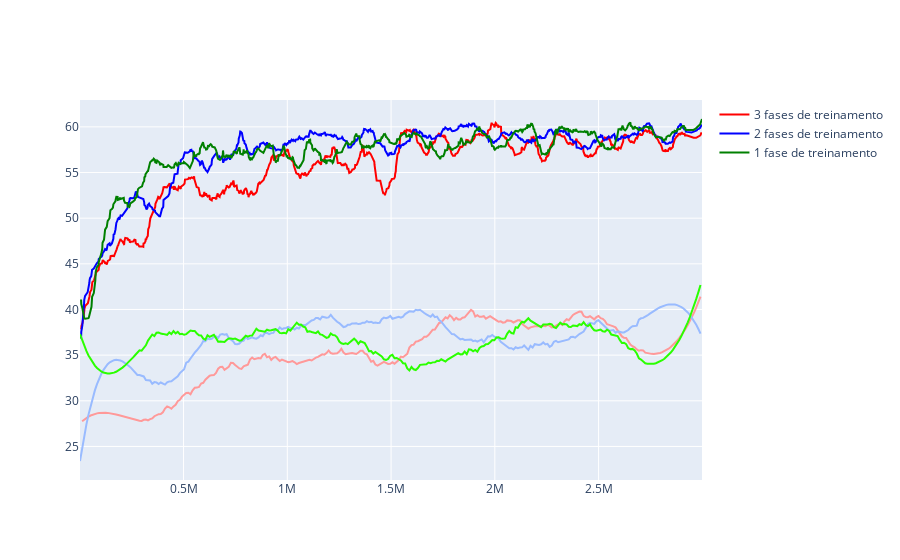

This figure's notebook cell:
### Code cell
fig = go.Figure()
fig.add_trace(go.Scatter(
    x = r_train_3tl['Step'],
    y = signal.savgol_filter(r_train_3tl['Value'], 53, 3),
    mode = 'lines',
    line = go.scatter.Line(color="red"),
    name = '3 fases de treinamento'
))

fig.add_trace(go.Scatter(
    x = r_train_2tl['Step'],
    y = signal.savgol_filter(r_train_2tl['Value'], 53, 3), 
    mode = 'lines',
    line = go.scatter.Line(color="blue"),
    name = '2 fases de treinamento'
))

fig.add_trace(go.Scatter(
    x = r_train_1tl['Step'],
    y = signal.savgol_filter(r_train_1tl['Value'], 53, 3), 
    mode = 'lines',
    line = go.scatter.Line(color="green"),
    name = '1 fase de treinamento'
))

# ************************************************************

fig.add_trace(go.Scatter(
    x = r_eval_3tl['Step'],
    y = signal.savgol_filter(r_eval_3tl['Value'], 53, 3),
    mode = 'lines',
    line = go.scatter.Line(color='rgb(255,153,153)'),
    showlegend=False
))

fig.add_trace(go.Scatter(
    x = r_eval_2tl['Step'],
    y = signal.savgol_filter(r_eval_2tl['Value'], 53, 3), 
    mode = 'lines',
    line = go.scatter.Line(color='rgb(153,187,255)'),
    showlegend=False
))

fig.add_trace(go.Scatter(
    x = r_eval_1tl['Step'],
    y = signal.savgol_filter(r_eval_1tl['Value'], 53, 3), 
    mode = 'lines',
    line = go.scatter.Line(color='rgb(43,255,0)'),
    showlegend=False
))

fig.show()

### Figure 1 — Plotly figure (JSON) as saved in the notebook; plotly's stock layout.template omitted (floating-point values rounded to 4 significant figures; data arrays with more than 128 entries replaced by an {"elided": "..."} marker saying what was removed)
{"data": [{"line": {"color": "red"}, "mode": "lines", "name": "3 fases de treinamento", "type": "scatter", "x": {"elided": "1000 int values"}, "y": {"elided": "1000 float values"}}, {"line": {"color": "blue"}, "mode": "lines", "name": "2 fases de treinamento", "type": "scatter", "x": {"elided": "1000 int values"}, "y": {"elided": "1000 float values"}}, {"line": {"color": "green"}, "mode": "lines", "name": "1 fase de treinamento", "type": "scatter", "x": {"elided": "1000 int values"}, "y": {"elided": "1000 float values"}}, {"line": {"color": "rgb(255,153,153)"}, "mode": "lines", "showlegend": false, "type": "scatter", "x": {"elided": "292 int values"}, "y": {"elided": "292 float values"}}, {"line": {"color": "rgb(153,187,255)"}, "mode": "lines", "showlegend": false, "type": "scatter", "x": {"elided": "293 int values"}, "y": {"elided": "293 float values"}}, {"line": {"color": "rgb(43,255,0)"}, "mode": "lines", "showlegend": false, "type": "scatter", "x": {"elided": "293 int values"}, "y": {"elided": "293 float values"}}], "layout": {}}
